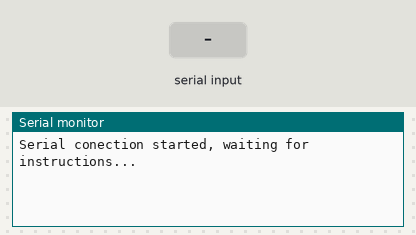
The sketch below on a simulated Arduino Uno, built with avr-gcc and run on an emulated ATmega328P. Shown: the last lines printed to the serial monitor. Inputs (shaded band) come from the test bench.

Above: at 1.2 s.
1.3 s: "1\n" received over Serial
At 2.3 s:
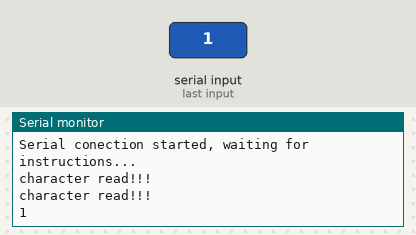
2.8 s: "0\n" received over Serial
At 3.5 s:
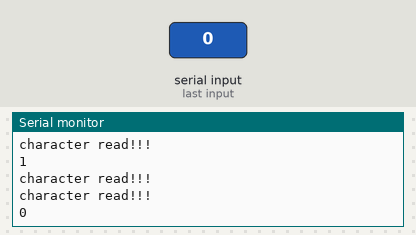

Measured:
- after the input at 1.3 s, the serial monitor: prints a new line at once (image 1)
- after the input at 2.8 s, the serial monitor: prints a new line at once (image 2)

The sketch:

sketch_nov01c.ino
```cpp
// Buffer to store incoming commands from serial port
String inData;

void setup() {
    Serial.begin(9600);
    Serial.println("Serial conection started, waiting for instructions...");
}

void loop() {
    while (Serial.available() > 0)
    {
        char recieved = Serial.read();
        Serial.print("character read!!!\n");
        inData += recieved;

        // Process message when new line character is recieved
        if (recieved == '\n')
        {
            //Serial.print("Arduino Received: ");
            Serial.print(inData);

            // You can put some if and else here to process the message juste like that:

            if(inData == "+++\n"){ // DON'T forget to add "\n" at the end of the string.
              Serial.println("OK. Press h for help.");
            }


            inData = ""; // Clear recieved buffer
        }
    }
}
```
